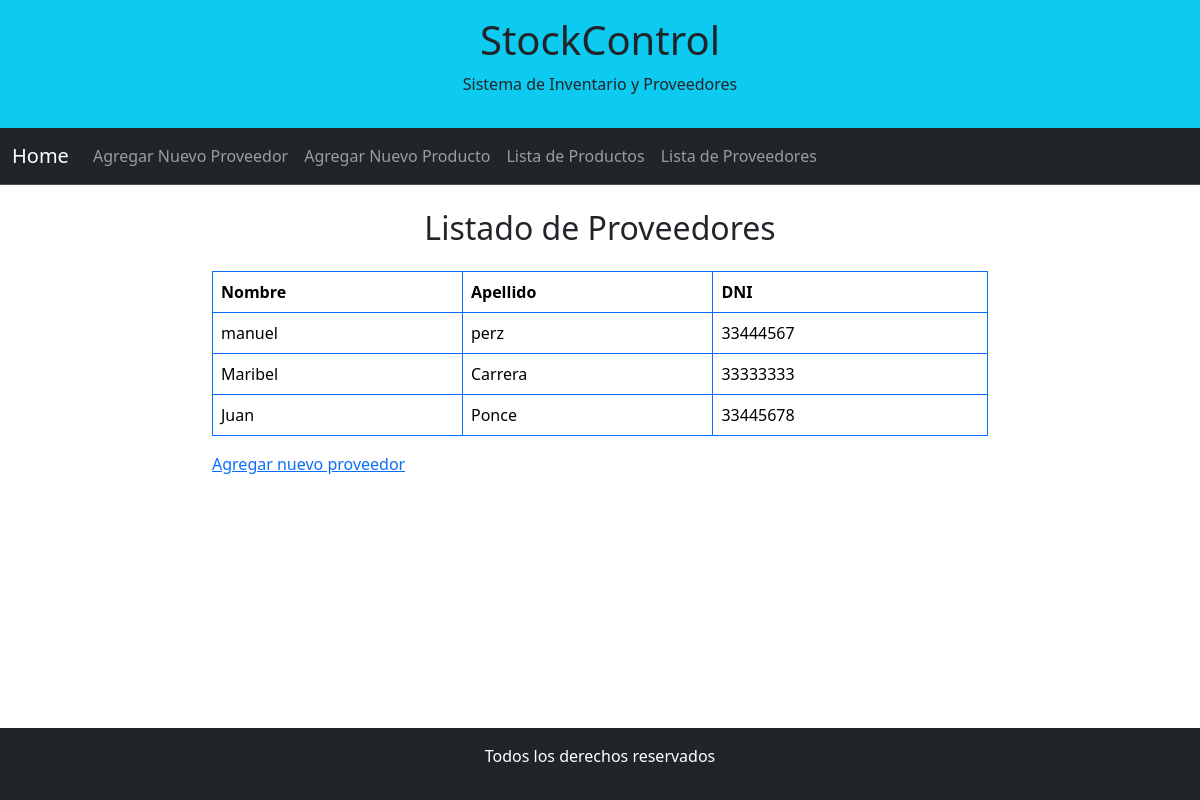
The app's page /lista_proveedores/ with its own data.
### compra/models.py (models this page shows, shortened)
class Proveedor(models.Model):
    nombre = models.CharField(max_length=200)
    apellido = models.CharField(max_length=200)
    dni = models.IntegerField()
    class Meta:
        verbose_name_plural = "Proveedores"

### compra/views.py (the view)
# urls.py: path('lista_proveedores/', views.lista_proveedores, name='lista_proveedores'),
def lista_proveedores(request):
    proveedores = Proveedor.objects.all()
    return render(request, 'lista_proveedores.html', {'proveedores': proveedores})

### compra/templates/lista_proveedores.html (shortened to what this page needs)
{% extends 'base/index.html' %}
{% block contenido %}
        <main class="mt-4 container-fluid">
            <h2 class="text-center mb-4">Listado de Proveedores</h2>
            <div class="row mt-auto justify-content-center">
                <div class="col-sm-8 mb-3 mb-sm-0">
                    <table class="table table-bordered border-primary">
                            <tr>
                                <th>Nombre</th>
                                <th>Apellido</th>
                                <th>DNI</th>
                            </tr>
                        {% for proveedor in proveedores %}
                                <tr>
                                    <td>{{ proveedor.nombre }}</td>
                                    <td>{{ proveedor.apellido }}</td>
                                    <td>{{ proveedor.dni }}</td>
                                </tr>
                        {% endfor %}
                    </table>
                    <a href="/agregar_proveedor">Agregar nuevo proveedor</a>
                </div>
            </div>
        </main>
{% endblock %}

### records on screen
Proveedor: nombre "manuel", apellido "perz", dni "33444567"
Proveedor: nombre "Maribel", apellido "Carrera", dni "33333333"
Proveedor: nombre "Juan", apellido "Ponce", dni "33445678"
